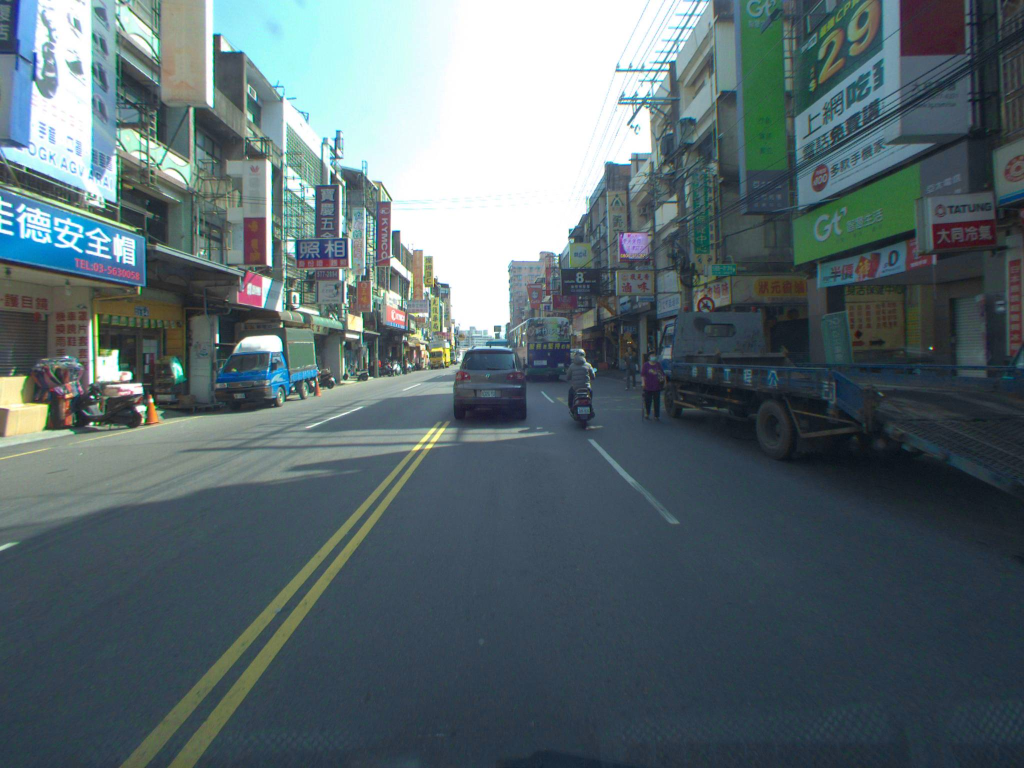
#> input picture test_images/1548213364836400822.jpg, 2048 x 1536 px (shown at 1/2 size); its folder holds only this picture in this run
$ python main.py   (Python 2 division)   (older library calls are emulated)
#> lines starting #> are read from the running program, lines starting #| are printed output that depends on the picture; after the words box and inside, x2 and y2 are one past the last pixel; in counts of white or black regions, pixels touching at a corner belong together
### birdseye.py
from utils import show_dotted_image
import cv2
import numpy as np


class BirdsEye:

    def __init__(self, source_p, dest_p):
        self.source_p = source_p
        self.dest_p = dest_p

        self.src_points = np.array(source_p, np.float32)
        self.dest_points = np.array(dest_p, np.float32)


        self.warp_matrix = cv2.getPerspectiveTransform(self.src_points, self.dest_points)
        self.inv_warp_matrix = cv2.getPerspectiveTransform(self.dest_points, self.src_points)

    def sky_view(self, image, show_dotted = False):

        shape = (image.shape[1], image.shape[0])
        warp_image = cv2.warpPerspective(image, self.warp_matrix, shape, flags = cv2.INTER_LINEAR)

        if show_dotted:
            show_dotted_image(warp_image, self.dest_p)

        return warp_image

    def project(self, image, sky_lane, left_fit, right_fit, color = (0, 255, 0)):

        z = np.zeros_like(sky_lane)
        sky_lane = np.dstack((z, z, z))

        kl, kr = left_fit, right_fit
        h = sky_lane.shape[0]
        ys = np.linspace(0, h - 1, h)
        lxs = kl[0] * (ys**2) + kl[1]* ys +  kl[2]
        rxs = kr[0] * (ys**2) + kr[1]* ys +  kr[2]

        pts_left = np.array([np.transpose(np.vstack([lxs, ys]))])
        pts_right = np.array([np.flipud(np.transpose(np.vstack([rxs, ys])))])
        pts = np.hstack((pts_left, pts_right))

        cv2.fillPoly(sky_lane, np.int_(pts), color)

        shape = (sky_lane.shape[1], sky_lane.shape[0])
        ground_lane = cv2.warpPerspective(sky_lane, self.inv_warp_matrix, shape)

        result = cv2.addWeighted(image, 1, ground_lane, 0.3, 0)
        return result

### lanefilters.py
import cv2
import numpy as np
from utils import *

class LaneFilter:

	def __init__(self, p):
	    self.sat_thresh = p['sat_thresh']
	    self.light_thresh = p['light_thresh']
	    self.light_thresh_agr = p['light_thresh_agr']
	    self.grad_min, self.grad_max = p['grad_thresh']
	    self.mag_thresh, self.x_thresh = p['mag_thresh'], p['x_thresh']
	    self.hls, self.l, self.s, self.z  = None, None, None, None
	    self.color_cond1, self.color_cond2 = None, None
	    self.sobel_cond1, self.sobel_cond2, self.sobel_cond3 = None, None, None

	def apply(self, rgb_image):
		self.hls = cv2.cvtColor(rgb_image, cv2.COLOR_RGB2HLS)
		self.l = self.hls[:, :, 1]
		self.s = self.hls[:, :, 2]
		self.z = np.zeros_like(self.s)
		color_img = self.apply_color_mask()
		sobel_img = self.apply_sobel_mask()
		filtered_img = cv2.bitwise_or(sobel_img, color_img)
		return filtered_img

	def apply_color_mask(self):
		self.color_cond1 = (self.s > self.sat_thresh) & (self.l > self.light_thresh)
		self.color_cond2 = self.l > self.light_thresh_agr
		color_mask = self.z.copy()
		color_mask[(self.color_cond1 | self.color_cond2)] = 1
		return color_mask

	def apply_sobel_mask(self):
		lx = cv2.Sobel(self.l, cv2.CV_64F, 1, 0, ksize = 5)
		ly = cv2.Sobel(self.l, cv2.CV_64F, 0, 1, ksize = 5)
		gradl = np.arctan2(np.absolute(ly), np.absolute(lx))
		l_mag = np.sqrt(lx**2 + ly**2)
		slm, slx, sly = scale_abs(l_mag), scale_abs(lx), scale_abs(ly)

		sobel_mask = self.z.copy()
		self.sobel_cond1 = slm > self.mag_thresh
		self.sobel_cond2 = slx > self.x_thresh
		self.sobel_cond3 = (gradl > self.grad_min) & (gradl < self.grad_max)
		sobel_mask[(self.sobel_cond1 & self.sobel_cond2 & self.sobel_cond3)] = 1
		return sobel_mask

	def sobel_breakdown(self, img):
		self.apply(img)
		b1, b2, b3 = self.z.copy(), self.z.copy(), self.z.copy()
		b1[(self.sobel_cond1)] = 255
		b2[(self.sobel_cond2)] = 255
		b3[(self.sobel_cond3)] = 255
		return np.dstack((b1, b2,b3))

	def color_breakdown(self, img):
		self.apply(img)
		b1, b2 = self.z.copy(), self.z.copy()
		b1[(self.color_cond1)] = 255
		b2[(self.color_cond2)] = 255
		return np.dstack((b1, b2, self.z))

### utils.py
import matplotlib.pyplot as plt
import cv2
import numpy as np
from matplotlib.patches import Circle

def roi(gray, mn = 125, mx = 1926):
  m = np.copy(gray) + 1
  m[:, :mn] = 0
  m[:, mx:] = 0
  return m

# [22 lines left out: functions show_dotted_image, cv2_display, not called in this run]

def scale_abs(x, m = 255):
  x = np.absolute(x)
  x = np.uint8(m * x / np.max(x))
  return x

# [13 lines left out: function show_images, not called in this run]

### curve.py
import cv2
import numpy as np
from utils import *

class Curves:
  def __init__(self, number_of_windows, margin, minimum_pixels, ym_per_pix, xm_per_pix):

    self.min_pix = minimum_pixels
    self.margin = margin
    self.number_of_windows = number_of_windows
    self.ky, self.kx = ym_per_pix, xm_per_pix

    self.binary, self.h, self.w, self.window_height = None, None, None, None
    self.all_pixels_x, self.all_pixels_y = None, None
    self.left_pixels_indices, self.right_pixels_indices = [], []
    self.left_pixels_x, self.left_pixels_y = None, None
    self.right_pixels_x, self.right_pixels_y = None, None
    self.out_img = None
    self.left_fit_curve_pix, self.right_fit_curve_pix = None, None
    self.left_fit_curve_f, self.right_fit_curve_f = None, None
    self.left_radius, self.right_radius = None, None
    self.vehicle_position, self.vehicle_position_words = None, None
    self.result = {}

  def next_y(self, window):
    y_low = self.h - (window + 1) * self.window_height
    y_hight = self.h - window * self.window_height
    return y_low, y_hight

  def next_x(self, current):
    x_left = current - self.margin
    x_right = current + self.margin
    return x_left, x_right

  def next_midx(self, current, pixel_indices):
    if len(pixel_indices) > self.min_pix:
      current = np.int(np.mean(self.all_pixels_x[pixel_indices]))
    return current

  def image_info(self, binary):
    self.out_img = np.dstack((binary, binary, binary)) *255
    self.binary = binary
    self.h, self.w = binary.shape[0], binary.shape[1]
    self.mid = self.h / 2
    self.window_height = np.int(self.h / self.number_of_windows)
    self.all_pixels_x = np.array(binary.nonzero()[1])
    self.all_pixels_y = np.array(binary.nonzero()[0])

  def start(self, binary):
    hist = np.sum(binary[np.int(self.h / 2):, :], axis = 0)
    mid = np.int(hist.shape[0] / 2)
    current_leftx = np.argmax(hist[:mid])
    current_rightx = np.argmax(hist[mid:]) + mid
    return current_leftx, current_rightx

  def pixel_locations(self, indices):
    return self.all_pixels_x[indices], self.all_pixels_y[indices]

  def draw_boundaries(self, p1, p2, color, thickness = 5):
    cv2.rectangle(self.out_img, p1, p2, color, thickness)

  def indices_within_boundary(self, y_lo, y_hi, x_left, x_right):
    cond1 = (self.all_pixels_y >= y_lo)
    cond2 = (self.all_pixels_y < y_hi)
    cond3 = (self.all_pixels_x >= x_left)
    cond4 = (self.all_pixels_x < x_right)
    return (cond1 & cond2 & cond3 & cond4 ).nonzero()[0]

  def get_real_curvature(self, xs, ys):
    return np.polyfit(ys, xs, 2)
    # return np.polyfit(ys * self.ky, xs * self.kx, 2)

  def radius_of_curvature(self, y, f):
    return ((1 + (2 * f[0] * y + f[1])**2)**(1.5)) / np.absolute(2 * f[0])

  def plot(self, t = 4):
    ys = np.linspace(0, self.h - 1, self.h)
    xls, xrs = None, None
    if self.left_pixels_indices.shape[0] != 0:
      self.out_img[self.left_pixels_y, self.left_pixels_x] = [255, 0, 255]
      self.left_fit_curve_pix = np.polyfit(self.left_pixels_y, self.left_pixels_x, 2)
      kl = self.left_fit_curve_pix
      left_xs = kl[0] * (ys**2) + kl[1] * ys + kl[2]
      ys = ys.astype(np.uint32)
      xls = left_xs.astype(np.uint32)
      for xl, y in zip(xls, ys):
          cv2.line(self.out_img, (xl - t, y), (xl + t, y), (255, 255, 0), int(t / 2))


    if self.right_pixels_indices.shape[0] != 0:
      self.out_img[self.right_pixels_y, self.right_pixels_x] = [0, 255, 255]
      self.right_fit_curve_pix = np.polyfit(self.right_pixels_y, self.right_pixels_x, 2)
      kr = self.right_fit_curve_pix
      right_xs = kr[0] * (ys**2) + kr[1] * ys + kr[2]
      xrs = right_xs.astype(np.uint32)
      ys = ys.astype(np.uint32)
      for xr, y in zip(xrs, ys):
        cv2.line(self.out_img, (xr - t, y), (xr + t, y), (0, 0, 255), int(t / 2))


  def fit(self, binary):
    self.image_info(binary)

    mid_leftx, mid_rightx = self.start(binary)
    print("mid_leftx, mid_rightx", mid_leftx, mid_rightx)

    left_pixels_indices, right_pixels_indices = [], []
    x, y = [None, None, None, None], [None, None]

    for window in range(self.number_of_windows):
      y[0], y[1] = self.next_y(window)
      x[0], x[1] = self.next_x(mid_leftx)
      x[2], x[3] = self.next_x(mid_rightx)
      self.draw_boundaries((x[0], y[0]), (x[1], y[1]), (255, 0, 0))
      self.draw_boundaries((x[2], y[0]), (x[3], y[1]), (0, 255, 0))

      curr_left_pixels_indices = self.indices_within_boundary(y[0], y[1], x[0], x[1])
      curr_right_pixels_indices = self.indices_within_boundary(y[0], y[1], x[2], x[3])

      left_pixels_indices.append(curr_left_pixels_indices)
      right_pixels_indices.append(curr_right_pixels_indices)

      mid_leftx = self.next_midx(mid_leftx, curr_left_pixels_indices)
      mid_rightx = self.next_midx(mid_rightx, curr_right_pixels_indices)

    self.left_pixels_indices = np.concatenate(left_pixels_indices)
    self.right_pixels_indices = np.concatenate(right_pixels_indices)
    print(self.left_pixels_indices.shape,  self.right_pixels_indices.shape)

    self.left_pixels_x, self.left_pixels_y = self.pixel_locations(self.left_pixels_indices)
    self.right_pixels_x, self.right_pixels_y = self.pixel_locations(self.right_pixels_indices)

    if self.left_pixels_indices.shape[0] != 0:
      self.left_fit_curve_f = self.get_real_curvature(self.left_pixels_x, self.left_pixels_y)
      self.left_radius = self.radius_of_curvature(self.h * self.ky, self.left_fit_curve_f)


    if self.right_pixels_indices.shape[0] != 0:
      self.right_fit_curve_f = self.get_real_curvature(self.right_pixels_x, self.right_pixels_y)
      self.right_radius = self.radius_of_curvature(self.h *  self.ky, self.right_fit_curve_f)
    self.plot()

    # cv2_display(self.out_img)
    self.result = {
      'image': self.out_img,
      'left_radius': self.left_radius,
      'right_radius': self.right_radius,
      'real_left_best_fit_curve': self.left_fit_curve_f,
      'real_right_best_fit_curve': self.right_fit_curve_f,
      'pixel_left_best_fit_curve': self.left_fit_curve_pix,
      'pixel_right_best_fit_curve': self.right_fit_curve_pix,
    }

    return self.result


### main.py
# -*- coding: utf-8 -*-
import os
import sys
import cv2
import matplotlib.image as mpimg
import matplotlib.pyplot as plt
from PIL import Image
import glob
from time import sleep
from threading import Thread
from curve import Curves
from birdseye import BirdsEye
from lanefilters import LaneFilter
from utils import *
import numpy as np
from scipy.misc import imresize
from config import *


# [21 lines left out: functions lane_filter_test, curve_test, display_image, not called in this run]

def pipeline_debug(img):

  # ground_img = birdsEye.undistort(img)
  ground_img = img
  birdseye_img = birdsEye.sky_view(img)

  binary_img = laneFilter.apply(ground_img)
  sobel_img = birdsEye.sky_view(laneFilter.sobel_breakdown(ground_img))
  color_img = birdsEye.sky_view(laneFilter.color_breakdown(ground_img))

  wb = np.logical_and(birdsEye.sky_view(binary_img), roi(binary_img)).astype(np.uint8)
  result = curves.fit(wb)

  left_curve =  result['pixel_left_best_fit_curve']
  right_curve =  result['pixel_right_best_fit_curve']

  left_radius =  result['left_radius']
  right_radius =  result['right_radius']
  curve_debug_img = result['image']
  # words = result['vehicle_position_words']
  projected_img = birdsEye.project(ground_img, binary_img, left_curve, right_curve)

  return birdseye_img, sobel_img, color_img, curve_debug_img, projected_img, left_radius, right_radius

def verbose_pipeline(img):
  b_img, s_img, co_img, cu_img, pro_img, lr, rr = pipeline_debug(img)
  print(pro_img.shape)
  h, w = pro_img.shape[0], pro_img.shape[1]
  b_img = imresize(b_img, 0.25)
  s_img = imresize(s_img, 0.25)
  co_img = imresize(co_img, 0.25)
  cu_img = imresize(cu_img, 0.25)

  width, height = b_img.shape[1], b_img.shape[0]
  offset = [0, width*1, width*2, width*3]
  pro_img[:height, int(offset[0]): int(width), :] = b_img
  pro_img[:height, offset[1]: offset[1] + width] = co_img
  pro_img[:height, offset[2]: offset[2] + width] = s_img
  pro_img[:height, offset[3]: offset[3] + width] = cu_img

  # text_pos = "vehicle pos: " + pos
  text_l = "left r: " + str(np.round(lr, 2))
  text_r = " right r: " + str(np.round(rr, 2))

  cv2.putText(pro_img, text_l, (20, height+80), cv2.FONT_HERSHEY_COMPLEX_SMALL, 3, (255, 0, 0), 2,  cv2.LINE_AA)
  cv2.putText(pro_img, text_r, (1000, height+80), cv2.FONT_HERSHEY_COMPLEX_SMALL, 3, (255, 0, 0), 2,  cv2.LINE_AA)
  # cv2.putText(pro_img, text_pos, (620, 220), cv2.FONT_HERSHEY_COMPLEX, 1, (0, 0, 0), 2)
  return pro_img


# [7 lines left out: function pipeline_test, not called in this run]

if __name__ == "__main__":

	# calibration = cc.Calibration('./camera_cal', 'jpg', 9, 6)
	# calibration.cameraCalibration(_drawCorner = False)
	# calibration.undistort_list(calibration.getDataList())

	birdsEye = BirdsEye(src_p, dst_p)
	laneFilter = LaneFilter(p)
	curves = Curves(number_of_windows = 9, margin = 100, minimum_pixels = 50,
                ym_per_pix = 30 / 720 , xm_per_pix = 3.7 / 700)

	for i, filename in enumerate(test_img_list):
		img = cv2.cvtColor(cv2.imread(filename), cv2.COLOR_BGR2RGB)
		# [11 lines of commented-out code are left out]

		plt.imshow(verbose_pipeline(img))
#> in apply_color_mask, `self.color_cond1 = (self.s > self.sat_thresh) & (self.l > self.light_t..`:
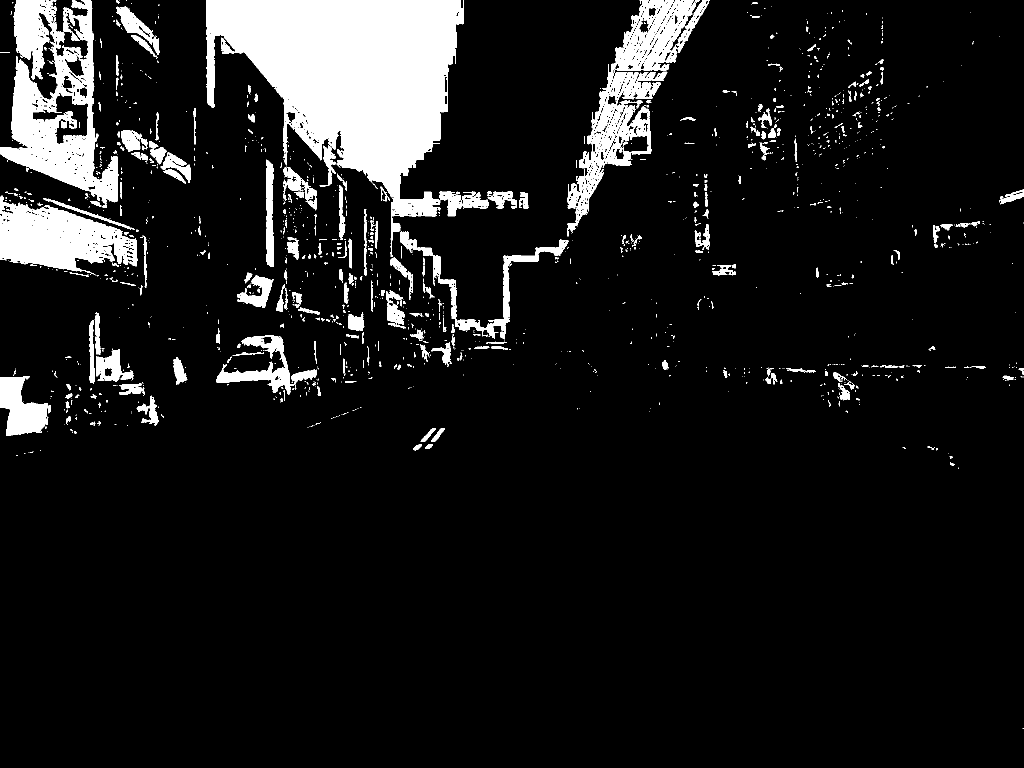
#> self.color_cond1: shape (1536, 2048) bool (shown at 1/2 size); 9.7% white; 1483 white regions (1152 under 20 px), largest, box (x1, y1, x2, y2) and area: (412, 0, 928, 514) 130330, (0, 0, 237, 416) 42632, (1135, 0, 1399, 473) 29678
#> call 2 of sky_view, with show_dotted = False
#> in sky_view (call 2), `warp_image = cv2.warpPerspective(image, self.warp_matrix, shape, flags..`:
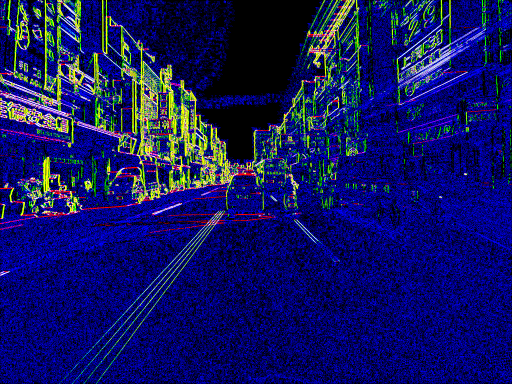
#> image: shape (1536, 2048, 3) (shown at 1/4 size); mean R, G, B 16.5, 20.6, 98.5
#> in roi, `m[:, mx:] = 0`:
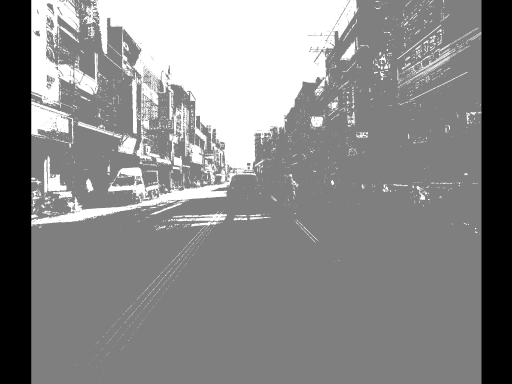
#> m: shape (1536, 2048) (shown at 1/4 size); min 0, max 2, mean 1.07; drawn with min black and max white
#> in image_info, `self.all_pixels_x = np.array(binary.nonzero()[1])`: self.all_pixels_x = 10012 values, max 1684 at index 5179, min 240 at index 1395, mean 397.9
#> in image_info, `self.all_pixels_y = np.array(binary.nonzero()[0])`: self.all_pixels_y = 10012 values from 0 to 1517
#> in start, `hist = np.sum(binary[np.int(self.h / 2):, :], axis = 0)`: hist = 2048 values, max 282 at index 242, min 0 at index 0, mean 1.32
#> in start, `current_leftx = np.argmax(hist[:mid])`: current_leftx = 242
#> in start, `current_rightx = np.argmax(hist[mid:]) + mid`: current_rightx = 1024
#> in fit, `mid_leftx, mid_rightx = self.start(binary)`: mid_leftx = 242; mid_rightx = 1024
#| mid_leftx, mid_rightx 242 1024
#> the loop in fit, `for window in range(self.number_of_windows):` made 9 passes
#> mid_leftx on passes 1 to 8: 304, 307, 297, 292, 290, 299, 287, 289
#> after the loop in fit, `for window in range(self.number_of_windows):`: left_pixels_indices = 9 items; right_pixels_indices = [empty array, empty array, empty array, empty array, empty array, empty array, empty array, empty array, empty array]; x = [189, 389, 924, 1124]; y = [6, 176]
#> in fit, `self.left_pixels_indices = np.concatenate(left_pixels_indices)`: self.left_pixels_indices = 9096 values, max 10007 at index 50, min 155 at index 7533, mean 5385.3
#> in fit, `self.right_pixels_indices = np.concatenate(right_pixels_indices)`: self.right_pixels_indices = empty array
#| (9096,) (0,)
#> in fit, `self.left_pixels_x, self.left_pixels_y = self.pixel_locations(self.lef..`: self.left_pixels_x = 9096 values, max 386 at index 343, min 240 at index 46, mean 291.2; self.left_pixels_y = 9096 values, max 1488 at index 50, min 6 at index 7533, mean 558.3
#> in fit, `self.right_pixels_x, self.right_pixels_y = self.pixel_locations(self.r..`: self.right_pixels_x = empty array
#> in fit, `self.left_fit_curve_f = self.get_real_curvature(self.left_pixels_x, se..`: self.left_fit_curve_f = [1.76e-07, 0.0122, 284.4]
#> in fit, `self.left_radius = self.radius_of_curvature(self.h * self.ky, self.lef..`: self.left_radius = 2845288.9
#> in plot, `self.out_img[self.left_pixels_y, self.left_pixels_x] = [255, 0, 255]`:
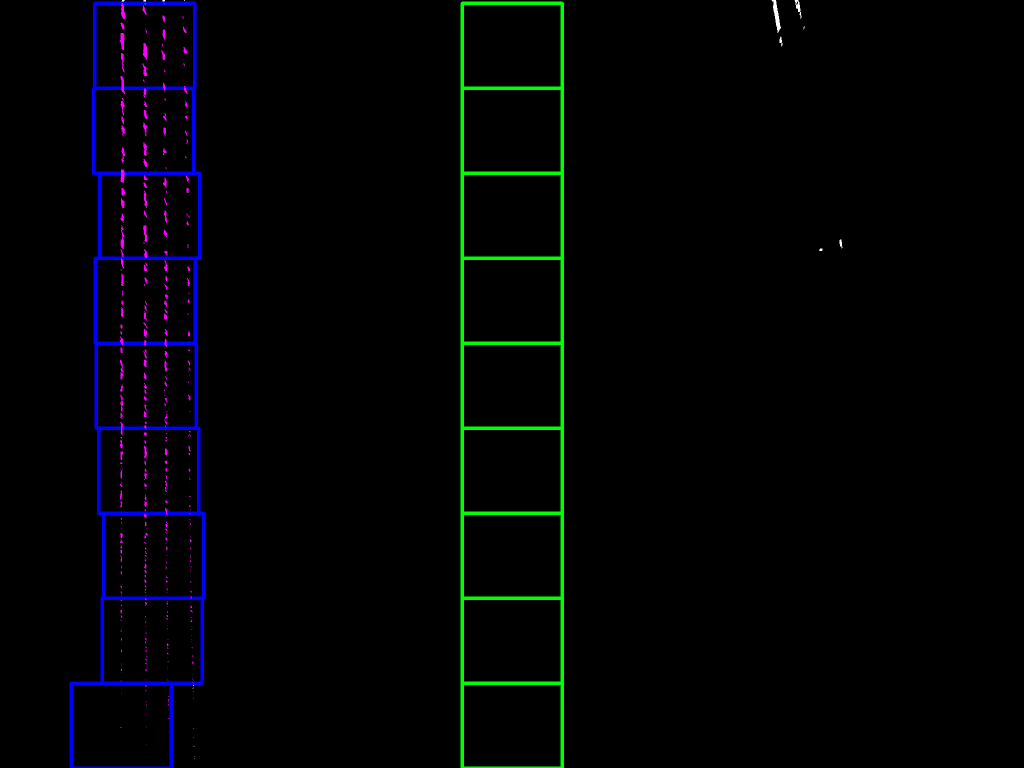
#> self.out_img: shape (1536, 2048, 3) (shown at 1/2 size); mean of channels 0, 1, 2 3.6, 2.8, 0.8; drawn as B, G, R
#> in plot, `self.left_fit_curve_pix = np.polyfit(self.left_pixels_y, self.left_pix..`: self.left_fit_curve_pix = [1.76e-07, 0.0122, 284.4]
#> in plot, `left_xs = kl[0] * (ys**2) + kl[1] * ys + kl[2]`: left_xs = 1536 values from 284.4 to 303.5
#> in plot, `xls = left_xs.astype(np.uint32)`: xls = 1536 values from 284 to 303
#> the loop in plot, `for xl, y in zip(xls, ys):` made 1536 passes
#> xl on passes 1 to 3: 284, 284, 284
#> after the loop in plot, `for xl, y in zip(xls, ys):`:
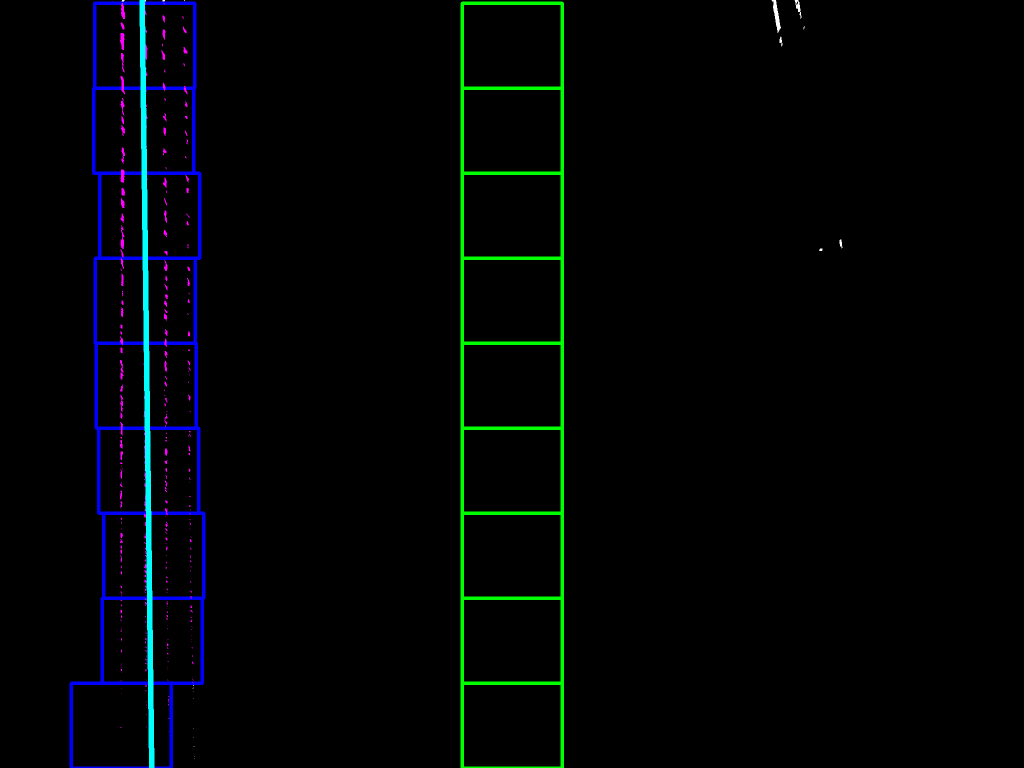
#> self.out_img: shape (1536, 2048, 3) (shown at 1/2 size); 0.54% of pixels changed, all inside (x1, y1, x2, y2) = (279, 0, 309, 1536); drawn as B, G, R
#> in pipeline_debug, `result = curves.fit(wb)`: result = 7 items
#> in pipeline_debug, `left_curve =  result['pixel_left_best_fit_curve']`: left_curve = [1.76e-07, 0.0122, 284.4]
#> in pipeline_debug, `left_radius =  result['left_radius']`: left_radius = 2845288.9
#> in project, `kl, kr = left_fit, right_fit`: kl = [1.76e-07, 0.0122, 284.4]
#> in project, `lxs = kl[0] * (ys**2) + kl[1]* ys +  kl[2]`: lxs = 1536 values from 284.4 to 303.5
#> (the run stopped early here; a loop or call above may not have finished)
